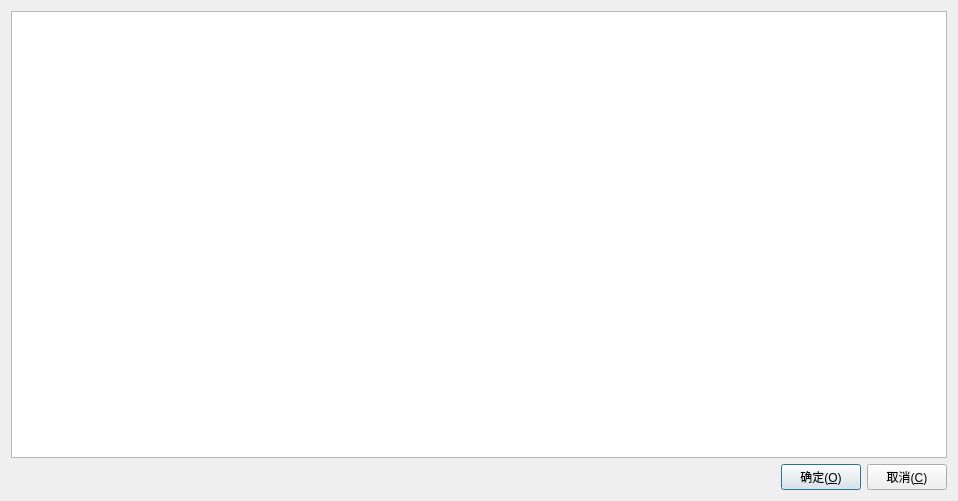
<?xml version="1.0" encoding="UTF-8"?>
<ui version="4.0">
 <class>dlg_new_smvout</class>
 <widget class="QDialog" name="dlg_new_smvout">
  <property name="geometry">
   <rect>
    <x>0</x>
    <y>0</y>
    <width>958</width>
    <height>501</height>
   </rect>
  </property>
  <property name="windowTitle">
   <string>SMV输出选择</string>
  </property>
  <layout class="QGridLayout" name="gridLayout">
   <item row="0" column="0">
    <layout class="QVBoxLayout" name="verticalLayout">
     <item>
      <widget class="QTableWidget" name="tableWidget">
       <property name="editTriggers">
        <set>QAbstractItemView::NoEditTriggers</set>
       </property>
      </widget>
     </item>
     <item>
      <layout class="QHBoxLayout" name="horizontalLayout">
       <item>
        <spacer name="horizontalSpacer">
         <property name="orientation">
          <enum>Qt::Horizontal</enum>
         </property>
         <property name="sizeHint" stdset="0">
          <size>
           <width>40</width>
           <height>20</height>
          </size>
         </property>
        </spacer>
       </item>
       <item>
        <widget class="QPushButton" name="pushButton_ok">
         <property name="text">
          <string>确定(&amp;O)</string>
         </property>
         <property name="icon">
          <iconset resource="sim_iec61850.qrc">
           <normaloff>:/sim_iec61850/Resources/20070402165925169.gif</normaloff>:/sim_iec61850/Resources/20070402165925169.gif</iconset>
         </property>
        </widget>
       </item>
       <item>
        <widget class="QPushButton" name="pushButton_cancel">
         <property name="text">
          <string>取消(&amp;C)</string>
         </property>
         <property name="icon">
          <iconset resource="sim_iec61850.qrc">
           <normaloff>:/sim_iec61850/Resources/del.gif</normaloff>:/sim_iec61850/Resources/del.gif</iconset>
         </property>
        </widget>
       </item>
      </layout>
     </item>
    </layout>
   </item>
  </layout>
 </widget>
 <layoutdefault spacing="6" margin="11"/>
 <resources>
  <include location="sim_iec61850.qrc"/>
 </resources>
 <connections/>
</ui>
